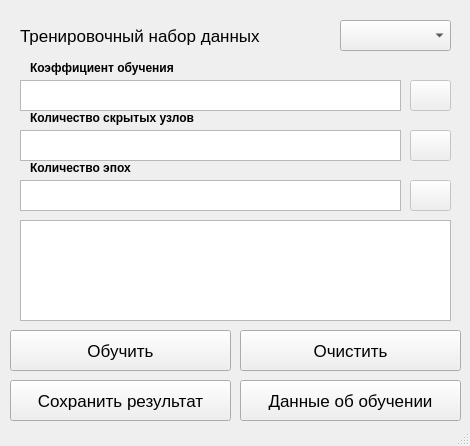
<?xml version="1.0" encoding="UTF-8"?>
<ui version="4.0">
 <class>MainWindow</class>
 <widget class="QMainWindow" name="MainWindow">
  <property name="geometry">
   <rect>
    <x>0</x>
    <y>0</y>
    <width>470</width>
    <height>446</height>
   </rect>
  </property>
  <property name="minimumSize">
   <size>
    <width>470</width>
    <height>446</height>
   </size>
  </property>
  <property name="maximumSize">
   <size>
    <width>470</width>
    <height>446</height>
   </size>
  </property>
  <property name="windowTitle">
   <string>Гиперпараметры для обучения</string>
  </property>
  <widget class="QWidget" name="centralwidget">
   <widget class="QLabel" name="label">
    <property name="enabled">
     <bool>true</bool>
    </property>
    <property name="geometry">
     <rect>
      <x>20</x>
      <y>20</y>
      <width>321</width>
      <height>31</height>
     </rect>
    </property>
    <property name="font">
     <font>
      <family>Arial</family>
      <pointsize>13</pointsize>
      <weight>50</weight>
      <italic>false</italic>
      <bold>false</bold>
     </font>
    </property>
    <property name="styleSheet">
     <string notr="true">font: 13pt &quot;Arial&quot;;</string>
    </property>
    <property name="text">
     <string>Тренировочный набор данных</string>
    </property>
   </widget>
   <widget class="QPushButton" name="save_button">
    <property name="geometry">
     <rect>
      <x>10</x>
      <y>380</y>
      <width>221</width>
      <height>41</height>
     </rect>
    </property>
    <property name="sizePolicy">
     <sizepolicy hsizetype="Fixed" vsizetype="Fixed">
      <horstretch>0</horstretch>
      <verstretch>0</verstretch>
     </sizepolicy>
    </property>
    <property name="font">
     <font>
      <family>Arial</family>
      <pointsize>13</pointsize>
      <weight>50</weight>
      <italic>false</italic>
      <bold>false</bold>
     </font>
    </property>
    <property name="styleSheet">
     <string notr="true">font: 13pt &quot;Arial&quot;;</string>
    </property>
    <property name="text">
     <string>Сохранить результат</string>
    </property>
   </widget>
   <widget class="QPushButton" name="train_button">
    <property name="geometry">
     <rect>
      <x>10</x>
      <y>330</y>
      <width>221</width>
      <height>41</height>
     </rect>
    </property>
    <property name="font">
     <font>
      <family>Arial</family>
      <pointsize>13</pointsize>
      <weight>50</weight>
      <italic>false</italic>
      <bold>false</bold>
     </font>
    </property>
    <property name="styleSheet">
     <string notr="true">font: 13pt &quot;Arial&quot;;</string>
    </property>
    <property name="text">
     <string>Обучить</string>
    </property>
   </widget>
   <widget class="QPushButton" name="clear_buttom">
    <property name="geometry">
     <rect>
      <x>240</x>
      <y>330</y>
      <width>221</width>
      <height>41</height>
     </rect>
    </property>
    <property name="font">
     <font>
      <family>Arial</family>
      <pointsize>13</pointsize>
      <weight>50</weight>
      <italic>false</italic>
      <bold>false</bold>
     </font>
    </property>
    <property name="styleSheet">
     <string notr="true">font: 13pt &quot;Arial&quot;;</string>
    </property>
    <property name="text">
     <string>Очистить</string>
    </property>
   </widget>
   <widget class="QTextEdit" name="obuch">
    <property name="geometry">
     <rect>
      <x>20</x>
      <y>80</y>
      <width>381</width>
      <height>31</height>
     </rect>
    </property>
    <property name="styleSheet">
     <string notr="true">font: 13pt &quot;Arial&quot;;</string>
    </property>
    <property name="placeholderText">
     <string/>
    </property>
   </widget>
   <widget class="QTextEdit" name="usel">
    <property name="geometry">
     <rect>
      <x>20</x>
      <y>130</y>
      <width>381</width>
      <height>31</height>
     </rect>
    </property>
    <property name="styleSheet">
     <string notr="true">font: 13pt &quot;Arial&quot;;</string>
    </property>
    <property name="placeholderText">
     <string/>
    </property>
   </widget>
   <widget class="QTextEdit" name="epoh">
    <property name="geometry">
     <rect>
      <x>20</x>
      <y>180</y>
      <width>381</width>
      <height>31</height>
     </rect>
    </property>
    <property name="styleSheet">
     <string notr="true">font: 13pt &quot;Arial&quot;;</string>
    </property>
    <property name="placeholderText">
     <string/>
    </property>
   </widget>
   <widget class="QComboBox" name="MNIST">
    <property name="geometry">
     <rect>
      <x>340</x>
      <y>20</y>
      <width>111</width>
      <height>31</height>
     </rect>
    </property>
    <property name="styleSheet">
     <string notr="true">font: 13pt &quot;Arial&quot;;</string>
    </property>
   </widget>
   <widget class="QTextEdit" name="textEdit">
    <property name="geometry">
     <rect>
      <x>20</x>
      <y>220</y>
      <width>431</width>
      <height>101</height>
     </rect>
    </property>
    <property name="styleSheet">
     <string notr="true">font: 13pt &quot;Arial&quot;;
color: #4a4;</string>
    </property>
    <property name="readOnly">
     <bool>true</bool>
    </property>
   </widget>
   <widget class="QPushButton" name="data_button">
    <property name="geometry">
     <rect>
      <x>240</x>
      <y>380</y>
      <width>221</width>
      <height>41</height>
     </rect>
    </property>
    <property name="sizePolicy">
     <sizepolicy hsizetype="Fixed" vsizetype="Fixed">
      <horstretch>0</horstretch>
      <verstretch>0</verstretch>
     </sizepolicy>
    </property>
    <property name="font">
     <font>
      <family>Arial</family>
      <pointsize>13</pointsize>
      <weight>50</weight>
      <italic>false</italic>
      <bold>false</bold>
     </font>
    </property>
    <property name="styleSheet">
     <string notr="true">font: 13pt &quot;Arial&quot;;</string>
    </property>
    <property name="text">
     <string>Данные об обучении</string>
    </property>
   </widget>
   <widget class="QLabel" name="label_2">
    <property name="geometry">
     <rect>
      <x>30</x>
      <y>60</y>
      <width>251</width>
      <height>16</height>
     </rect>
    </property>
    <property name="font">
     <font>
      <family>Arial</family>
      <pointsize>9</pointsize>
      <weight>75</weight>
      <bold>true</bold>
     </font>
    </property>
    <property name="text">
     <string>Коэффициент обучения</string>
    </property>
   </widget>
   <widget class="QLabel" name="label_3">
    <property name="geometry">
     <rect>
      <x>30</x>
      <y>110</y>
      <width>271</width>
      <height>16</height>
     </rect>
    </property>
    <property name="font">
     <font>
      <family>Arial</family>
      <pointsize>9</pointsize>
      <weight>75</weight>
      <bold>true</bold>
     </font>
    </property>
    <property name="text">
     <string>Количество скрытых узлов</string>
    </property>
   </widget>
   <widget class="QLabel" name="label_4">
    <property name="geometry">
     <rect>
      <x>30</x>
      <y>160</y>
      <width>251</width>
      <height>16</height>
     </rect>
    </property>
    <property name="font">
     <font>
      <family>Arial</family>
      <pointsize>9</pointsize>
      <weight>75</weight>
      <bold>true</bold>
     </font>
    </property>
    <property name="text">
     <string>Количество эпох</string>
    </property>
    <property name="textFormat">
     <enum>Qt::AutoText</enum>
    </property>
   </widget>
   <widget class="QPushButton" name="CommentButton_1">
    <property name="enabled">
     <bool>false</bool>
    </property>
    <property name="geometry">
     <rect>
      <x>410</x>
      <y>80</y>
      <width>41</width>
      <height>31</height>
     </rect>
    </property>
    <property name="text">
     <string/>
    </property>
    <property name="default">
     <bool>true</bool>
    </property>
   </widget>
   <widget class="QPushButton" name="CommentButton_2">
    <property name="enabled">
     <bool>false</bool>
    </property>
    <property name="geometry">
     <rect>
      <x>410</x>
      <y>130</y>
      <width>41</width>
      <height>31</height>
     </rect>
    </property>
    <property name="text">
     <string/>
    </property>
   </widget>
   <widget class="QPushButton" name="CommentButton_3">
    <property name="enabled">
     <bool>false</bool>
    </property>
    <property name="geometry">
     <rect>
      <x>410</x>
      <y>180</y>
      <width>41</width>
      <height>31</height>
     </rect>
    </property>
    <property name="text">
     <string/>
    </property>
   </widget>
  </widget>
  <widget class="QStatusBar" name="statusbar"/>
 </widget>
 <resources/>
 <connections/>
</ui>
